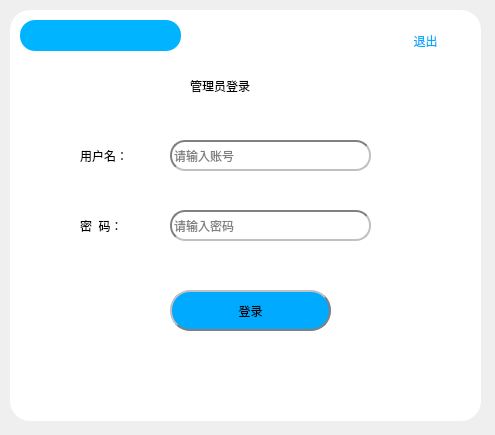
<?xml version="1.0" encoding="UTF-8"?>
<ui version="4.0">
 <class>LoginWindow</class>
 <widget class="QMainWindow" name="LoginWindow">
  <property name="geometry">
   <rect>
    <x>0</x>
    <y>0</y>
    <width>495</width>
    <height>435</height>
   </rect>
  </property>
  <property name="windowTitle">
   <string>LoginWindow</string>
  </property>
  <widget class="QWidget" name="centralwidget">
   <widget class="QLabel" name="label_Main">
    <property name="geometry">
     <rect>
      <x>10</x>
      <y>10</y>
      <width>471</width>
      <height>411</height>
     </rect>
    </property>
    <property name="styleSheet">
     <string notr="true">border-radius:20px;
background-color: rgb(255, 255, 255);</string>
    </property>
    <property name="text">
     <string/>
    </property>
   </widget>
   <widget class="QPushButton" name="BT_exit">
    <property name="geometry">
     <rect>
      <x>400</x>
      <y>20</y>
      <width>51</width>
      <height>41</height>
     </rect>
    </property>
    <property name="styleSheet">
     <string notr="true">QPushButton{
border-radius:20px;
font: 16pt &quot;楷体&quot;;
color: rgb(0, 170, 255);
}

</string>
    </property>
    <property name="text">
     <string>退出</string>
    </property>
   </widget>
   <widget class="QPushButton" name="BT_Login">
    <property name="geometry">
     <rect>
      <x>170</x>
      <y>290</y>
      <width>161</width>
      <height>41</height>
     </rect>
    </property>
    <property name="styleSheet">
     <string notr="true">QPushButton{
font: 16pt &quot;楷体&quot;;
background:rgb(0,170,255);
border-radius:20px;
border: 2px groove gray;
border-style: outset;
}

QPushButton:hover{background:rgb(0,220,255);}

</string>
    </property>
    <property name="text">
     <string>登录</string>
    </property>
   </widget>
   <widget class="QLabel" name="label">
    <property name="geometry">
     <rect>
      <x>80</x>
      <y>140</y>
      <width>91</width>
      <height>31</height>
     </rect>
    </property>
    <property name="styleSheet">
     <string notr="true">border-radius:20px;
font: 16pt &quot;楷体&quot;;
color: rgb(0，0，0);</string>
    </property>
    <property name="text">
     <string>用户名：</string>
    </property>
   </widget>
   <widget class="QLabel" name="label_2">
    <property name="geometry">
     <rect>
      <x>190</x>
      <y>70</y>
      <width>121</width>
      <height>31</height>
     </rect>
    </property>
    <property name="styleSheet">
     <string notr="true">font: 16pt &quot;楷体&quot;;</string>
    </property>
    <property name="text">
     <string>管理员登录</string>
    </property>
   </widget>
   <widget class="QLineEdit" name="lineEdit_account">
    <property name="geometry">
     <rect>
      <x>170</x>
      <y>140</y>
      <width>201</width>
      <height>31</height>
     </rect>
    </property>
    <property name="styleSheet">
     <string notr="true">border-radius:15px;
border: 2px groove gray;
border-style: inset;</string>
    </property>
    <property name="placeholderText">
     <string>请输入账号</string>
    </property>
   </widget>
   <widget class="QLabel" name="label_1">
    <property name="geometry">
     <rect>
      <x>80</x>
      <y>210</y>
      <width>91</width>
      <height>31</height>
     </rect>
    </property>
    <property name="styleSheet">
     <string notr="true">border-radius:20px;
font: 16pt &quot;楷体&quot;;
color: rgb(0，0，0);</string>
    </property>
    <property name="text">
     <string>密  码：</string>
    </property>
   </widget>
   <widget class="QLineEdit" name="lineEdit_passwd">
    <property name="geometry">
     <rect>
      <x>170</x>
      <y>210</y>
      <width>201</width>
      <height>31</height>
     </rect>
    </property>
    <property name="styleSheet">
     <string notr="true">border-radius:15px;
border: 2px groove gray;
border-style: inset;</string>
    </property>
    <property name="inputMask">
     <string/>
    </property>
    <property name="echoMode">
     <enum>QLineEdit::Password</enum>
    </property>
    <property name="placeholderText">
     <string>请输入密码</string>
    </property>
   </widget>
   <widget class="QPushButton" name="BT_viewPasswd">
    <property name="geometry">
     <rect>
      <x>340</x>
      <y>216</y>
      <width>21</width>
      <height>20</height>
     </rect>
    </property>
    <property name="styleSheet">
     <string notr="true">border-radius:20px;</string>
    </property>
    <property name="text">
     <string/>
    </property>
    <property name="icon">
     <iconset>
      <normaloff>resource/enview.jpg</normaloff>resource/enview.jpg</iconset>
    </property>
   </widget>
   <widget class="QPushButton" name="BT_hidePasswd">
    <property name="geometry">
     <rect>
      <x>340</x>
      <y>216</y>
      <width>21</width>
      <height>20</height>
     </rect>
    </property>
    <property name="styleSheet">
     <string notr="true">border-radius:20px;</string>
    </property>
    <property name="text">
     <string/>
    </property>
    <property name="icon">
     <iconset>
      <normaloff>resource/disview.jpg</normaloff>resource/disview.jpg</iconset>
    </property>
   </widget>
   <widget class="QLabel" name="label_3">
    <property name="geometry">
     <rect>
      <x>20</x>
      <y>20</y>
      <width>161</width>
      <height>31</height>
     </rect>
    </property>
    <property name="styleSheet">
     <string notr="true">background-color: rgb(0, 180, 255);
border-radius:15px;</string>
    </property>
    <property name="text">
     <string/>
    </property>
    <property name="pixmap">
     <pixmap>resource/logo2.png</pixmap>
    </property>
    <property name="scaledContents">
     <bool>false</bool>
    </property>
   </widget>
  </widget>
 </widget>
 <resources/>
 <connections/>
</ui>
